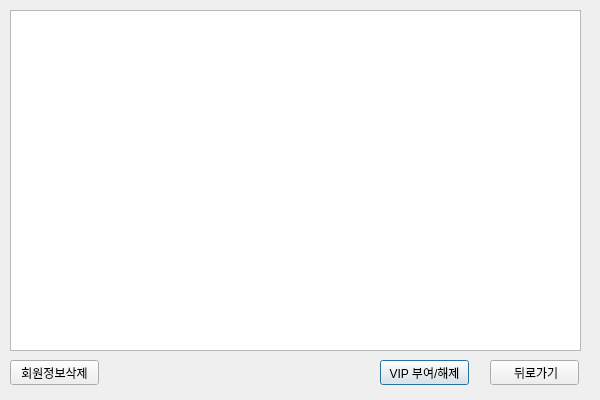
<?xml version="1.0" encoding="UTF-8"?>
<ui version="4.0">
 <class>user</class>
 <widget class="QDialog" name="user">
  <property name="geometry">
   <rect>
    <x>0</x>
    <y>0</y>
    <width>600</width>
    <height>400</height>
   </rect>
  </property>
  <property name="windowTitle">
   <string>Dialog</string>
  </property>
  <widget class="QListWidget" name="list">
   <property name="geometry">
    <rect>
     <x>10</x>
     <y>10</y>
     <width>571</width>
     <height>341</height>
    </rect>
   </property>
  </widget>
  <widget class="QPushButton" name="vip_btn">
   <property name="geometry">
    <rect>
     <x>380</x>
     <y>360</y>
     <width>89</width>
     <height>25</height>
    </rect>
   </property>
   <property name="text">
    <string>VIP 부여/해제</string>
   </property>
  </widget>
  <widget class="QPushButton" name="exit_btn">
   <property name="geometry">
    <rect>
     <x>490</x>
     <y>360</y>
     <width>89</width>
     <height>25</height>
    </rect>
   </property>
   <property name="text">
    <string> 뒤로가기</string>
   </property>
  </widget>
  <widget class="QPushButton" name="del_btn">
   <property name="geometry">
    <rect>
     <x>10</x>
     <y>360</y>
     <width>89</width>
     <height>25</height>
    </rect>
   </property>
   <property name="text">
    <string>회원정보삭제</string>
   </property>
  </widget>
 </widget>
 <resources/>
 <connections/>
</ui>
